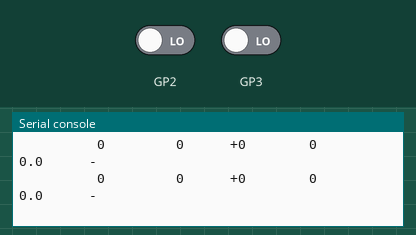
Bench run of a program on a simulated Raspberry Pi Pico running MicroPython. On the bench: the last lines printed to the serial console. The inputs (shaded band) are chosen by the test bench; at power-on: GP2 LOW, GP3 LOW.

Above: at 1.2 s.
1.3 s: GP2 driven HIGH
At 1.32 s:
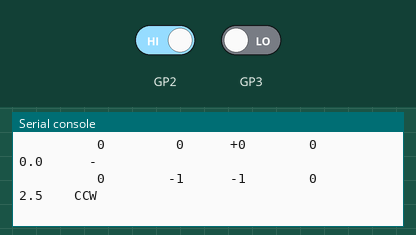
2.9 s: GP2 driven LOW
At 2.93 s:
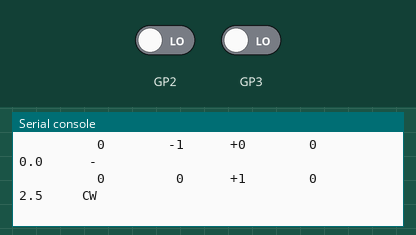
4.4 s: GP3 driven HIGH
At 4.44 s:
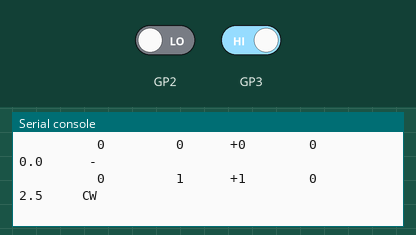
5.9 s: GP3 driven LOW
At 5.96 s:
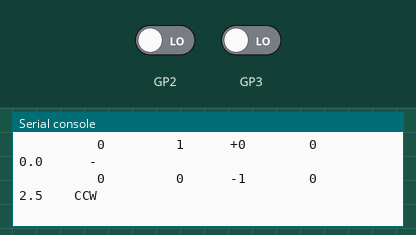

Measured:
- after the input at 1.3 s, the serial console: prints a new line at once (image 1)
- after the input at 2.9 s, the serial console: prints a new line at once (image 2)
- after the input at 4.4 s, the serial console: prints a new line at once (image 3)
- after the input at 5.9 s, the serial console: prints a new line after 0.05 s (image 4)

The program:

monitor_encoder.py
```python
"""Live readout from the handwheel. First check against real hardware.

Prints position, direction and rate as you turn, so you can confirm the wiring
end to end: that both channels are connected, that clockwise counts up, and
that one physical click produces exactly one detent.

Wire the divider junctions to GP2 (A) and GP3 (B), then:

    python tools/on_board.py micropython/pendant/monitor_encoder.py

Ctrl-C to stop. What to look for:

* One click of the wheel = one detent. If a click gives 2 or 4, the wheel is
  not 1 detent per quadrature cycle and COUNTS_PER_DETENT needs changing.
* errors stays at 0. A climbing count means electrical noise or a bad joint.
* Only one channel moving means the other is not connected - a single channel
  still produces edges, so a half-wired encoder looks alive but counts wrong.
"""

import sys
import time
from machine import Pin

# Same board split as pendant.py, and for the same reason: the RP2350 decoder
# uses a hard pin IRQ the ESP32 port does not have, and the ESP32 counts in
# PCNT hardware instead. A monitor pinned to one of them measures the wrong
# board silently - it simply reads nothing and looks like a wiring fault.
_ESP32 = sys.platform == "esp32"

if _ESP32:
    try:
        from quadrature_pcnt import Quadrature, COUNTS_PER_DETENT
    except ImportError:
        from pendant.quadrature_pcnt import Quadrature, COUNTS_PER_DETENT
    PIN_A, PIN_B = 9, 10
else:
    try:
        from quadrature import Quadrature, COUNTS_PER_DETENT
    except ImportError:
        from pendant.quadrature import Quadrature, COUNTS_PER_DETENT
    PIN_A, PIN_B = 2, 3

REFRESH_MS = 100

# Bounded rather than endless. Driven through `mpremote`, output does not reach
# the operator until the run finishes, so "Ctrl-C when you have seen enough"
# means seeing nothing until you guess it is time to stop. A fixed window turns
# it into: start it, turn the wheel until it ends, read the summary.
#
# Ctrl-C still works and still summarises, for anyone running it over a
# terminal where the live rows are visible.
MONITOR_SECONDS = 30


def main():
    print("\nhandwheel monitor")
    print("=" * 52)
    print("  reading A on GP{}, B on GP{}".format(PIN_A, PIN_B))

    encoder = Quadrature(PIN_A, PIN_B)
    pin_a = Pin(PIN_A, Pin.IN)
    pin_b = Pin(PIN_B, Pin.IN)

    print("  idle levels: A={} B={}  (both should be 0 or 1, not floating)".format(
        pin_a.value(), pin_b.value()))
    print("\n  turn the wheel for {} s - Ctrl-C stops early".format(
        MONITOR_SECONDS))
    print("  one click is 4 counts; a click landing across a sample boundary")
    print("  shows as two rows summing to 4 (1+3, 2+2), which is not an error\n")
    print("  {:>9} {:>9} {:>7} {:>8} {:>10} {:>6}".format(
        "detents", "counts", "d.count", "errors", "detents/s", "dir"))

    last_counts = 0
    last_time = time.ticks_ms()
    peak_rate = 0.0

    deadline = time.ticks_add(time.ticks_ms(), MONITOR_SECONDS * 1000)

    try:
        while time.ticks_diff(deadline, time.ticks_ms()) > 0:
            time.sleep_ms(REFRESH_MS)

            counts = encoder.counts
            now = time.ticks_ms()
            elapsed_ms = time.ticks_diff(now, last_time)
            delta = counts - last_counts
            last_counts, last_time = counts, now

            rate = 0.0
            if elapsed_ms > 0:
                rate = abs(delta) * 1000.0 / (COUNTS_PER_DETENT * elapsed_ms)
            if rate > peak_rate:
                peak_rate = rate

            if delta > 0:
                direction = "CW"
            elif delta < 0:
                direction = "CCW"
            else:
                direction = "-"

            print("  {:>9} {:>9} {:>+7} {:>8} {:>10.1f} {:>6}".format(
                encoder.detents, counts, delta, encoder.errors, rate,
                direction))

    except KeyboardInterrupt:
        pass
    finally:
        # Every figure read before deinit(), not after. `detents` and `counts`
        # both go through the PCNT hardware, so reading either from a decoder
        # that has been shut down gives a number that is wrong without looking
        # wrong - it reported -2500 against a table that ended at -4173.
        counts = encoder.counts
        detents = encoder.detents
        errors = encoder.errors
        encoder.deinit()

        print("\n  final: {} detents, {} counts, {} errors".format(
            detents, counts, errors))
        print("  peak rate: {:.1f} detents/s".format(peak_rate))
        print("  idle levels now: A={} B={}".format(
            pin_a.value(), pin_b.value()))

        if errors:
            print("  errors seen - check joints and that both channels are wired")
        elif _ESP32:
            # PCNT raises nothing of its own, so a zero error count on the
            # ESP32 means only that nothing was counting errors. The scale is
            # the check instead: leave the wheel resting in a detent and the
            # total must be a whole number of quadrature cycles. A remainder is
            # an edge that was missed or invented, which is exactly the symptom
            # an under-driven encoder would produce.
            # abs() first. Turning the wheel anticlockwise makes counts
            # negative, and Python's modulo of a negative number is the
            # non-negative complement - so 16695 counts CCW reported "1 left
            # over" where the wheel was really 3 counts into the next detent.
            # The sign is direction; it has nothing to do with the scale.
            magnitude = abs(counts)
            remainder = magnitude % COUNTS_PER_DETENT
            print("  {} counts is {} whole detents and {} counts over".format(
                counts, magnitude // COUNTS_PER_DETENT, remainder))
            if not remainder:
                print("  clean scale - every count formed a whole detent")
            else:
                # A remainder of one to three counts is where the wheel stopped,
                # not evidence of anything. It only means lost edges if the
                # wheel is genuinely detented and sitting in one, and a hand
                # leaving it mid-click is the ordinary case - so this says what
                # it saw rather than pronouncing on it.
                print("  {} of {} counts into the next detent. That is where".format(
                    remainder, COUNTS_PER_DETENT))
                print("  the wheel stopped unless it is resting hard in a")
                print("  detent, in which case it is a lost or invented edge.")
                print("  {} counts total, so this is {:.3f}% either way.".format(
                    magnitude, 100.0 * remainder / magnitude))
        else:
            print("  clean run, no illegal transitions")

        if counts == 0:
            print("\n  Nothing counted at all. Either the wheel was not turned,")
            print("  or the levels above never moved - check the supply first,")
            print("  which is the thing under test if this is the 3V3 trial.")


main()
```

quadrature.py
```python
"""Quadrature decoder for an MPG handwheel.

Full 4x decode driven by pin interrupts on both edges of both channels. A
100 PPR handwheel produces 100 quadrature cycles per revolution and has 100
detents, so one detent is one full cycle: `counts` advances by 4 per detent
and `detents` divides that back down.

Why interrupts and not PIO: a hand-turned 60 mm wheel tops out around 5 rev/s,
which is 500 detents/s or 2000 edges/s - two orders of magnitude inside what
a hard IRQ handles. PIO would be the right answer for a motor-mounted encoder
spinning thousands of RPM, where edges arrive faster than any interrupt can
service. It is not needed for a wheel a human turns, and the state machine
below is far easier to verify.

The handler is registered with hard=True so a slow SPI display refresh cannot
delay it into missing edges. Hard IRQ handlers must not allocate, so all
mutable state lives in a preallocated array and the transition table is a
module-level tuple.
"""

from array import array
from machine import Pin

# Indexed by (previous_state << 2) | current_state, where state is (A << 1) | B.
# Yields -1, 0 or +1. The zeros on entries like 0b0011 are transitions that
# skip a Gray-code step - electrically impossible unless an edge was missed or
# a contact bounced, so they are counted as errors rather than guessed at.
_TRANSITION = (
    0, 1, -1, 0,
    -1, 0, 0, 1,
    1, 0, 0, -1,
    0, -1, 1, 0,
)

# Transitions where the state did not change at all (0b0000, 0b0101, ...) are
# legitimate no-ops from a spurious interrupt, not errors.
_UNCHANGED = (0, 5, 10, 15)

_COUNT = 0
_PREV = 1
_ERRORS = 2

COUNTS_PER_DETENT = 4


class Quadrature:
    """Reads an A/B quadrature encoder into a signed count."""

    def __init__(self, pin_a, pin_b, pull=None):
        """pull=None suits an encoder with external pull-ups, which is the
        right wiring for an open-collector handwheel. Pin.PULL_UP works for a
        bare mechanical encoder with no external parts. Do not use PULL_DOWN
        on RP2350 A2 silicon - erratum E9 can latch the input near 2.15 V.
        """
        self._pin_a = Pin(pin_a, Pin.IN, pull)
        self._pin_b = Pin(pin_b, Pin.IN, pull)

        self._state = array("i", [0, 0, 0])
        self._state[_PREV] = (self._pin_a.value() << 1) | self._pin_b.value()

        trigger = Pin.IRQ_RISING | Pin.IRQ_FALLING
        self._pin_a.irq(self._isr, trigger, hard=True)
        self._pin_b.irq(self._isr, trigger, hard=True)

    def _isr(self, _pin):
        state = self._state
        current = (self._pin_a.value() << 1) | self._pin_b.value()
        index = (state[_PREV] << 2) | current
        step = _TRANSITION[index]
        if step:
            state[_COUNT] += step
        elif index not in _UNCHANGED:
            state[_ERRORS] += 1
        state[_PREV] = current

    @property
    def counts(self):
        """Raw quadrature edges, signed. Four per detent."""
        return self._state[_COUNT]

    @property
    def detents(self):
        """Counts scaled to handwheel clicks, signed and truncated toward zero."""
        raw = self._state[_COUNT]
        return int(raw / COUNTS_PER_DETENT)

    @property
    def errors(self):
        """Illegal state transitions seen - missed edges or contact bounce.

        Should stay at zero. A climbing value means the wiring is noisy, the
        encoder is being spun implausibly fast, or pull-ups are missing.
        """
        return self._state[_ERRORS]

    def reset(self):
        self._state[_COUNT] = 0
        self._state[_ERRORS] = 0
        self._state[_PREV] = (self._pin_a.value() << 1) | self._pin_b.value()

    def take(self):
        """Return counts accumulated since the last call, and zero the total.

        The read-and-clear is not atomic against the IRQ; an edge landing
        between them is picked up on the following call rather than lost.
        """
        value = self._state[_COUNT]
        self._state[_COUNT] -= value
        return value

    def deinit(self):
        self._pin_a.irq(None)
        self._pin_b.irq(None)
```
